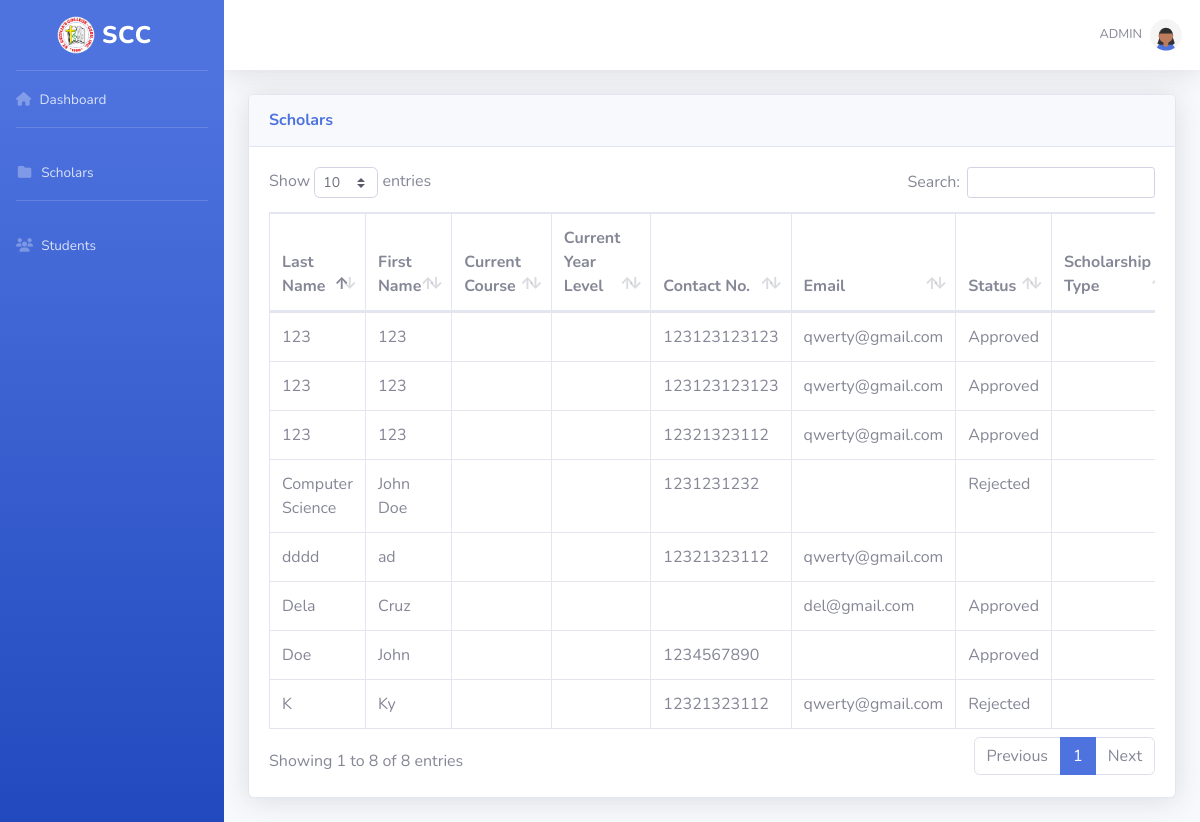
/scholars.php, run on the app's committed database.
### tables this page shows
CREATE TABLE `students` (
  `id` int(11) NOT NULL,
  `sid` varchar(30) NOT NULL,
  `sfname` varchar(50) NOT NULL,
  `smname` varchar(50) NOT NULL,
  `slname` varchar(50) NOT NULL,
  `sgender` varchar(10) NOT NULL,
  `sdbirth` varchar(10) NOT NULL,
  `s_pass` varchar(60) NOT NULL,
  `sfix` varchar(10) NOT NULL,
  `saddress` text NOT NULL,
  `scontact` varchar(15) NOT NULL,
  `sctship` varchar(50) NOT NULL,
  `scourse` varchar(50) NOT NULL,
  `syear` varchar(50) NOT NULL,
  `semail` varchar(50) NOT NULL,
  `simg` varchar(60) NOT NULL,
  `s_account_status` varchar(20) DEFAULT 'Pending',
  `s_scholarship_type` varchar(20) NOT NULL,
  `is_scholar` tinyint(1) DEFAULT 0
);

### scholars.php (the view, shortened to what this page needs)
<?php
include('includes/header.php');
include('includes/navbar.php');
include('includes/db.php');
$sql = "SELECT id, sfname, smname, slname, scourse, syear, scontact, semail, s_account_status FROM students WHERE is_scholar = 1";
$result = $conn->query($sql);
?>
<div class="container-fluid">
<div class="card shadow mb-4">
    <div class="card-header py-3">
        <h6 class="m-0 font-weight-bold text-primary">Scholars</h6>
    </div>
    <div class="card-body">
        <div class="table-responsive">
            <table class="table table-bordered" id="dataTable" width="100%" cellspacing="0">
                <thead>
                    <tr>
                        <th>Last Name</th>
                        <th>First Name</th>
                        <th>Current Course</th>
                        <th>Current Year Level</th>
                        <th>Contact No.</th>
                        <th>Email</th>
                        <th>Status</th>
                        <th>Scholarship Type</th>
                    </tr>
                </thead>
                <tbody>
                <?php
                if ($result->num_rows > 0) {
                    while($row = $result->fetch_assoc()) {
                        echo "<tr>";
                        echo "<td>" . htmlspecialchars($row['slname']) . "</td>";
                        echo "<td>" . htmlspecialchars($row['sfname']) . "</td>";
                        echo "<td>" . htmlspecialchars($row['scourse']) . "</td>";
                        echo "<td>" . htmlspecialchars($row['syear']) . "</td>";
                        echo "<td>" . htmlspecialchars($row['scontact']) . "</td>";
                        echo "<td>" . htmlspecialchars($row['semail']) . "</td>";
                        echo "<td>" . htmlspecialchars($row['s_account_status']) . "</td>";
                        echo "<td>" . (!empty($row['sscholarship_type']) ? htmlspecialchars($row['sscholarship_type']) : "") . "</td>";
                        echo "</tr>";
                    }
                } else {
                    echo "<tr><td colspan='9'>No data available</td></tr>";
                }
                ?>
                </tbody>
            </table>
        </div>
    </div>
</div>
            </div>
<?php
include('includes/scripts.php');
?>

### includes/header.php (shortened to what this page needs)
<!DOCTYPE html>
<html lang="en">
<head>
  <link href="vendor/fontawesome-free/css/all.min.css" rel="stylesheet" type="text/css">
  <link href="css/sb-admin-2.min.css" rel="stylesheet">
  <link href="vendor/datatables/dataTables.bootstrap4.min.css" rel="stylesheet">
</head>
<body id="page-top">
  <div id="wrapper">

### includes/navbar.php (shortened to what this page needs)
   <ul class="navbar-nav bg-gradient-primary sidebar sidebar-dark accordion" id="accordionSidebar">
<body>
<a class="sidebar-brand d-flex align-items-center justify-content-center" href="index.php">
  <div class="sidebar-brand-icon">
  <img src="img/logo.png" alt>
  </div>
  <div class="sidebar-brand-text mx-3">SCC</div>
</a>
<hr class="sidebar-divider my-0">
<li class="nav-item">
  <a class="nav-link" href="index.php">
  <i class="fa-solid fa-house"></i>
    <span>Dashboard</span></a>
</li>
<hr class="sidebar-divider">
<li class="nav-item">
  <a class="nav-link" href="scholars.php">
  <i class="fas fa-fw fa-folder"></i>
    <span>Scholars</span></a>
</li>
<hr class="sidebar-divider d-none d-md-block">
<li class="nav-item">
  <a class="nav-link" href="students.php">
  <i class="fa-solid fa-users"></i>
    <span>Students</span></a>
</li>
</ul>
    <div id="content-wrapper" class="d-flex flex-column">
      <div id="content">
        <nav class="navbar navbar-expand navbar-light bg-white topbar mb-4 static-top shadow">
          <ul class="navbar-nav ml-auto">
            <li class="nav-item dropdown no-arrow">
              <a class="nav-link dropdown-toggle" href="#" id="userDropdown" role="button" data-toggle="dropdown" aria-haspopup="true" aria-expanded="false">
                <span class="mr-2 d-none d-lg-inline text-gray-600 small">
               ADMIN
                </span>
                <img class="img-profile rounded-circle" src="img/undraw_profile_1.svg">
              </a>
            </li>
          </ul>
        </nav>

### includes/scripts.php (shortened to what this page needs)
<link href="vendor/fontawesome/css/all.min.css" rel="stylesheet">

### data on the page
students: slname "Doe", sfname "John", scontact "1234567890", s_account_status "Approved"
students: slname "Computer Science", sfname "John Doe", scontact "1231231232", s_account_status "Rejected"
students: slname "123", sfname "123", scontact "123123123123", semail "qwerty@gmail.com", s_account_status "Approved"
students: slname "K", sfname "Ky", scontact "12321323112", semail "qwerty@gmail.com", s_account_status "Rejected"
students: slname "123", sfname "123", scontact "123123123123", semail "qwerty@gmail.com", s_account_status "Approved"
students: slname "123", sfname "123", scontact "12321323112", semail "qwerty@gmail.com", s_account_status "Approved"
students: slname "dddd", sfname "ad", scontact "12321323112", semail "qwerty@gmail.com"
students: slname "Dela", sfname "Cruz", semail "del@gmail.com", s_account_status "Approved"
